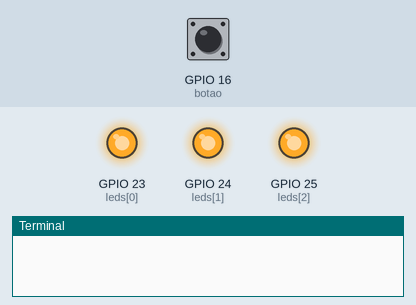
The program below on a simulated Raspberry Pi (BCM pin numbers). Parts: output pins drawn as LEDs (lit = HIGH), the last lines printed to the terminal. Inputs (shaded band) come from the test bench; at power-on: GPIO 16 (botao) LOW.

Above: at 1.2 s.
1.3 s: GPIO 16 (botao) pulled HIGH for 0.15 s
At 1.39 s:
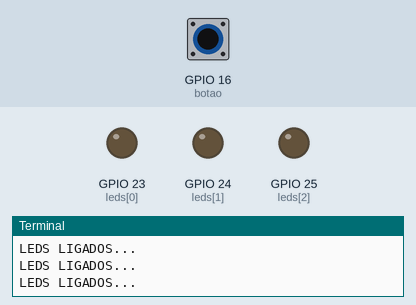
2.9 s: GPIO 16 (botao) pulled HIGH for 3.2 s
At 6.8 s:
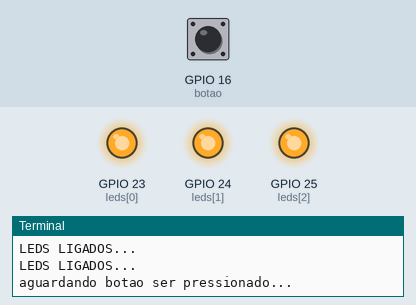
Timing chart, 0 to 8.3 s (numbered marks = the images above; inputs shaded):
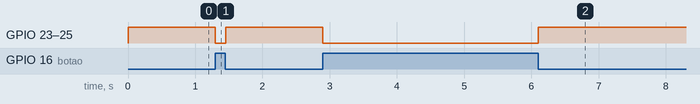

The program:

liga_led_botao.py
```python
import RPi.GPIO as GPIO

GPIO.setmode(GPIO.BCM)

botao = 16
leds = [23, 24, 25]

GPIO.setup(botao, GPIO.IN, pull_up_down = GPIO.PUD_DOWN)
GPIO.setup(leds, GPIO.OUT)

def trataBotao():
    while GPIO.input(botao):
        GPIO.output(leds, GPIO.LOW)
        print("LEDS LIGADOS...")
    print("aguardando botao ser pressionado...")

def estadoInicialLEDS():
    GPIO.output(leds, GPIO.HIGH)

GPIO.add_event_detect(botao, GPIO.RISING)

while True:
    estadoInicialLEDS()

    if GPIO.event_detected(botao):
        trataBotao()
```

Measured:
- after the input at 1.3 s, GPIO 23 (leds[0]), GPIO 24 (leds[1]), GPIO 25 (leds[2]): HIGH → LOW at once, → HIGH 0.15 s later
- after the input at 2.9 s, GPIO 23 (leds[0]), GPIO 24 (leds[1]), GPIO 25 (leds[2]): HIGH → LOW at once, → HIGH 3.2 s later
